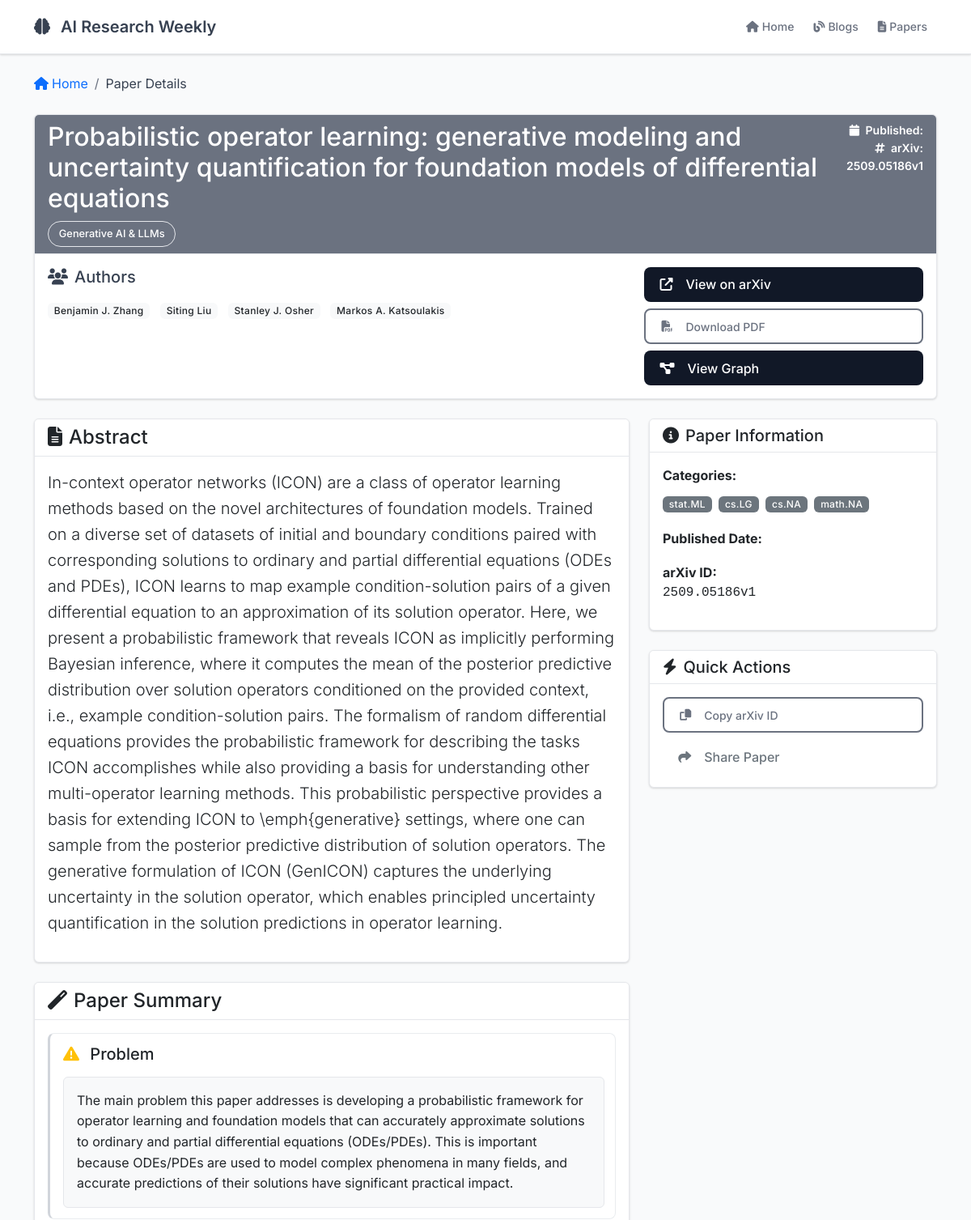
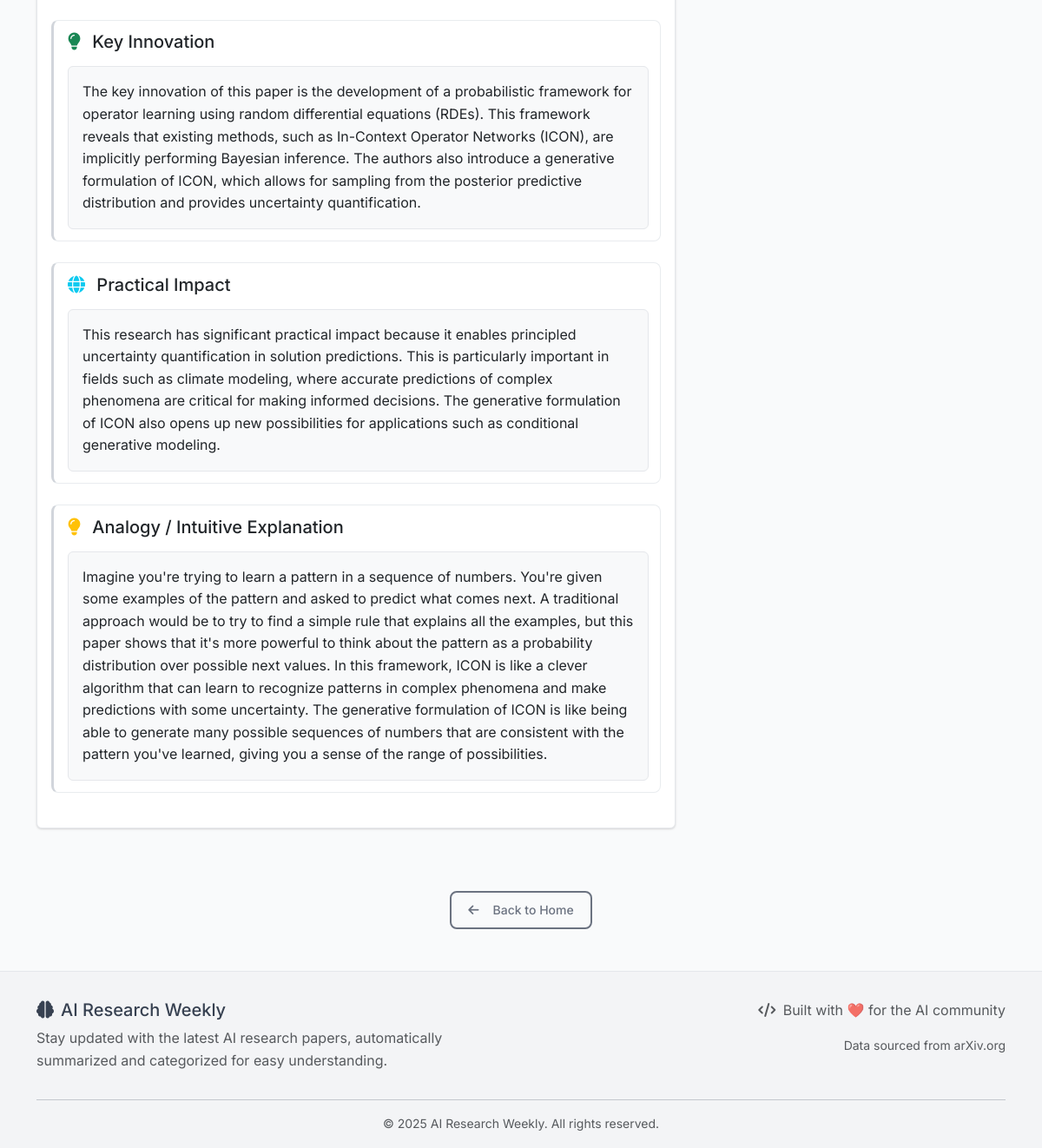
The app's page /paper/2509.05186v1 with its own data (2 pictures, top to bottom).
### tables this page shows
CREATE TABLE papers (
                id INTEGER PRIMARY KEY AUTOINCREMENT,
                arxiv_id TEXT UNIQUE NOT NULL,
                title TEXT NOT NULL,
                authors TEXT NOT NULL,
                abstract TEXT NOT NULL,
                categories TEXT NOT NULL,
                published_date TEXT NOT NULL,
                summary TEXT,
                category TEXT,
                novelty_score REAL,
                created_at TIMESTAMP DEFAULT CURRENT_TIMESTAMP,
                updated_at TIMESTAMP DEFAULT CURRENT_TIMESTAMP
            , source TEXT DEFAULT "arxiv", quality_score REAL DEFAULT 0.0, author_h_indices TEXT DEFAULT '[]', author_institutions TEXT DEFAULT '[]', category_cosine_scores TEXT DEFAULT '{}');

### src/web_app.py (the view)
@app.route('/paper/<arxiv_id>')
def paper_detail(arxiv_id):
    conn = db._get_connection()
    cursor = conn.cursor()
    cursor.execute('''
        SELECT arxiv_id, title, authors, abstract, categories,
               published_date, summary, category, novelty_score, source
        FROM papers
        WHERE arxiv_id = ?
    ''', (arxiv_id,))
    row = cursor.fetchone()
    conn.close()
    if not row:
        return render_template('404.html', message="Paper not found"), 404
    paper = {
        'arxiv_id': row[0],
        'title': row[1],
        'authors': eval(row[2]) if row[2] else [],
        'abstract': row[3],
        'categories': eval(row[4]) if row[4] else [],
        'published_date': row[5],
        'summary': json.loads(row[6]),
        'category': row[7],
        'novelty_score': row[8],
        'source': row[9]
    }
    return render_template('paper_detail.html', paper=paper)

### src/database.py (called while the page is built)
    def _get_connection(self):
        return sqlite3.connect(self.db_path)

### templates/paper_detail.html (shortened to what this page needs)
{% extends "base.html" %}
{% block content %}
<div class="container mt-4">
    <nav aria-label="breadcrumb" class="mb-4">
        <ol class="breadcrumb">
            <li class="breadcrumb-item">
                <a href="{{ url_for('index') }}" class="text-decoration-none">
                    <i class="fas fa-home me-1"></i>Home
                </a>
            </li>
            <li class="breadcrumb-item active" aria-current="page">Paper Details</li>
        </ol>
    </nav>
    <div class="row">
        <div class="col-12">
            <div class="card mb-4">
                <div class="card-header bg-primary text-white">
                    <div class="d-flex justify-content-between align-items-start">
                        <div class="flex-grow-1">
                            <h1 class="h2 mb-2">{{ paper.title }}</h1>
                            <div class="d-flex align-items-center gap-3">
                                <span class="category-badge">
                                    {{ paper.category or 'AI/ML' }}
                                </span>
                            </div>
                        </div>
                        <div class="text-end">
                            <small class="d-block">
                                <i class="fas fa-calendar me-1"></i>
                                Published: {{ paper.published_data }}
                            </small>
                            <small class="d-block">
                                <i class="fas fa-hashtag me-1"></i>
                                arXiv: {{ paper.arxiv_id }}
                            </small>
                        </div>
                    </div>
                </div>
                <div class="card-body">
                    <div class="row">
                        <div class="col-md-8">
                            <h5 class="text-primary mb-3">
                                <i class="fas fa-users me-2"></i>Authors
                            </h5>
                            <p class="mb-4">
                                {% for author in paper.authors %}
                                <span class="badge bg-light text-dark me-2 mb-2">{{ author }}</span>
                                {% endfor %}
                            </p>
                        </div>
                        <div class="col-md-4">
                            <div class="d-grid gap-2">
                                <a href="https://arxiv.org/abs/{{ paper.arxiv_id }}"
                                   class="btn btn-primary" target="_blank">
                                    <i class="fas fa-external-link-alt me-2"></i>
                                    View on arXiv
                                </a>
                                <a href="https://arxiv.org/pdf/{{ paper.arxiv_id }}"
                                   class="btn btn-outline-primary" target="_blank">
                                    <i class="fas fa-file-pdf me-2"></i>
                                    Download PDF
                                </a>
                                <a href="{{ url_for('paper_graph') }}" class="btn btn-primary">
                                    <i class="fas fa-project-diagram me-2"></i>
                                    View Graph
                                </a>
                            </div>
                        </div>
                    </div>
                </div>
            </div>
        </div>
    </div>
    <div class="row">
        <div class="col-lg-8">
            <div class="card mb-4">
                <div class="card-header">
                    <h4 class="mb-0">
                        <i class="fas fa-file-text me-2"></i>Abstract
                    </h4>
                </div>
                <div class="card-body">
                    <p class="lead">{{ paper.abstract }}</p>
                </div>
            </div>
            {% if paper.summary %}
            <div class="card mb-4">
                <div class="card-header">
                    <h4 class="mb-0">
                        <i class="fas fa-magic me-2"></i>Paper Summary
                    </h4>
                </div>
                <div class="card-body">
                    {% if paper.summary is mapping %}
                        <div class="structured-summary">
                            {% if paper.summary.problem %}
                            <div class="summary-section mb-4">
                                <h5 class="text-dark mb-3">
                                    <i class="fas fa-exclamation-triangle me-2 text-warning"></i>
                                    Problem
                                </h5>
                                <div class="summary-content p-3 bg-light rounded">
                                    {{ paper.summary.problem | safe }}
                                </div>
                            </div>
                            {% endif %}
                            {% if paper.summary['key innovation'] or paper.summary.key_innovation or paper.summary.innovation %}
                            <div class="summary-section mb-4">
                                <h5 class="text-dark mb-3">
                                    <i class="fas fa-lightbulb me-2 text-success"></i>
                                    Key Innovation
                                </h5>
                                <div class="summary-content p-3 bg-light rounded">
                                    {{ (paper.summary['key innovation'] if 'key innovation' in paper.summary else (paper.summary.key_innovation if paper.summary.key_innovation else paper.summary.innovation)) | safe }}
                                </div>
                            </div>
                            {% endif %}
                            {% if paper.summary['practical impact'] or paper.summary.practical_impact or paper.summary.impact %}
                            <div class="summary-section mb-4">
                                <h5 class="text-dark mb-3">
                                    <i class="fas fa-globe me-2 text-info"></i>
                                    Practical Impact
                                </h5>
                                <div class="summary-content p-3 bg-light rounded">
                                    {{ (paper.summary['practical impact'] if 'practical impact' in paper.summary else (paper.summary.practical_impact if paper.summary.practical_impact else paper.summary.impact)) | safe }}
                                </div>
                            </div>
                            {% endif %}
                            {% if paper.summary.analogy %}
                            <div class="summary-section mb-4">
                                <h5 class="text-dark mb-3">
                                    <i class="fas fa-lightbulb me-2 text-warning"></i>
                                    Analogy / Intuitive Explanation
                                </h5>
                                <div class="summary-content p-3 bg-light rounded">
                                    {{ paper.summary.analogy | safe }}
                                </div>
                            </div>
                            {% endif %}
                        </div>
                    {% else %}
                        <div class="markdown-content">
                            {{ paper.summary | safe }}
                        </div>
                    {% endif %}
                </div>
            </div>
            {% endif %}
        </div>
        <div class="col-lg-4">
            <div class="card mb-4">
                <div class="card-header">
                    <h5 class="mb-0">
                        <i class="fas fa-info-circle me-2"></i>Paper Information
                    </h5>
                </div>
                <div class="card-body">
                    <div class="mb-3">
                        <strong>Categories:</strong>
                        <div class="mt-2">
                            {% for category in paper.categories %}
                            <span class="badge bg-secondary me-1 mb-1">{{ category }}</span>
                            {% endfor %}
                        </div>
                    </div>
                    <div class="mb-3">
                        <strong>Published Date:</strong>
                    </div>
                    <div class="mb-3">
                        <strong>arXiv ID:</strong>
                        <p class="mb-0 font-monospace">{{ paper.arxiv_id }}</p>
                    </div>
                </div>
            </div>
            <div class="card mb-4">
                <div class="card-header">
                    <h5 class="mb-0">
                        <i class="fas fa-bolt me-2"></i>Quick Actions
                    </h5>
                </div>
                <div class="card-body">
                    <div class="d-grid gap-2">
                        <button class="btn btn-outline-primary" onclick="copyToClipboard('{{ paper.arxiv_id }}')">
                            <i class="fas fa-copy me-2"></i>Copy arXiv ID
                        </button>
                        <button class="btn btn-outline-secondary" onclick="sharePaper()">
                            <i class="fas fa-share me-2"></i>Share Paper
                        </button>
                    </div>
                </div>
            </div>
        </div>
    </div>
    <div class="text-center mt-5">
        <a href="{{ url_for('index') }}" class="btn btn-outline-primary">
            <i class="fas fa-arrow-left me-2"></i>Back to Home
        </a>
    </div>
</div>
{% endblock %}

### templates/base.html (style rules this page uses)
:root { --primary-color: #6b7280; --secondary-color: #9ca3af; --accent-color: #d1d5db; --text-primary: #374151; --text-secondary: #6b7280; --bg-light: #f9fafb; --bg-white: #ffffff; --border-color: #e5e7eb; --bg-title: #f3f4f6; --success-color: #10b981; --warning-color: #f59e0b; --error-color: #ef4444; --muted-bg: #f9fafb; --card-shadow: 0 1px 3px 0 rgba(0, 0, 0, 0.1), 0 1px 2px 0 rgba(0, 0, 0, 0.06); }
body { font-family: 'Inter', -apple-system, BlinkMacSystemFont, 'Segoe UI', Roboto, sans-serif; line-height: 1.6; color: var(--text-primary); background-color: var(--bg-light); }
.card { border: 1px solid var(--border-color); border-radius: 6px; box-shadow: var(--card-shadow); transition: all 0.2s ease-in-out; background: var(--bg-white); }
.category-badge { background: var(--muted-bg); color: var(--text-secondary); padding: 0.25rem 0.5rem; border-radius: 4px; font-size: 0.75rem; font-weight: 500; border: 1px solid var(--border-color); }
.btn-primary { background: #111827; border: none; color: white; }
.btn-outline-primary { border-color: var(--text-secondary); color: var(--text-secondary); border-radius: 4px; padding: 0.5rem 1rem; font-weight: 500; font-size: 0.875rem; transition: all 0.2s ease; }
.badge { font-weight: 500; letter-spacing: 0.025em; }
.card-header { background-color: var(--bg-white); border-bottom: 1px solid var(--border-color); font-weight: 600; }
.breadcrumb-item + .breadcrumb-item::before { color: var(--text-secondary); }
.breadcrumb-item.active { color: var(--text-primary); }
.text-primary { color: var(--text-primary) !important; }
.bg-primary { background-color: var(--text-secondary) !important; }
.structured-summary .summary-section { border-left: 3px solid var(--accent-color); padding-left: 1rem; }
.structured-summary .summary-content { background: var(--muted-bg); border: 1px solid var(--border-color); line-height: 1.6; }
.summary-section { margin-bottom: 1.2rem; padding: 0.8rem; background: white; border-radius: 8px; border: 1px solid #e9ecef; transition: transform 0.2s ease, box-shadow 0.2s ease; }
.summary-section:last-child { margin-bottom: 0; }
.category-badge { background: var(--primary-color); color: white; padding: 0.3rem 0.8rem; border-radius: 20px; font-size: 0.8rem; font-weight: 500; }
.btn { padding: 0.6rem 1.2rem; border-radius: 8px; font-weight: 500; text-decoration: none; display: inline-flex; align-items: center; gap: 0.5rem; transition: all 0.2s ease; border: none; cursor: pointer; }
.btn-outline-primary { background: transparent; color: var(--primary-color); border: 2px solid var(--primary-color); }

### records on screen
papers: title "Probabilistic operator learning: generative modeling and uncertainty quantification for foundation models of differential equations", category "Generative AI & LLMs", arxiv_id "2509.05186v1", abstract "In-context operator networks (ICON) are a class of operator learning methods based on the novel architectures of foundation models. Trained on a diverse set of datasets of initial and boundary conditions paired with corresponding solutions to ordinary and partial differential equations (ODEs and PDEs), ICON learns to map example condition-solution pairs of a given differential equation to an approximation of its solution operator. Here, we present a probabilistic framework that reveals ICON as implicitly performing Bayesian inference, where it computes the mean of the posterior predictive distribution over solution operators conditioned on the provided context, i.e., example…"

### other values on screen
{{ author }} "Benjamin J. Zhang" "Siting Liu" "Stanley J. Osher" "Markos A. Katsoulakis"
{{ category }} "stat.ML" "cs.LG" "cs.NA" "math.NA"
